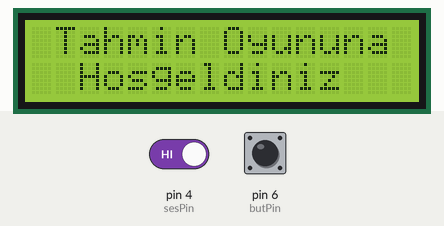
Simulated run of this sketch. Board: Arduino Uno, built with avr-gcc and run on an emulated ATmega328P. On the bench: 16×2 character LCD. The test bench sets the inputs (shaded band); at power-on: pin 6 (butPin) LOW, pin 4 (sesPin) HIGH. Random numbers use the default seed unless the sketch sets one; what the sketch prints to the serial monitor is not drawn.

Above: at 1.2 s.
1.3 s: pin 6 (butPin) pulled HIGH for 0.15 s
At 2.9 s:
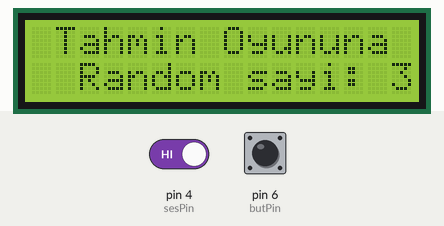
4.4 s: pin 4 (sesPin) driven LOW
7.4 s: pin 6 (butPin) pulled HIGH for 1 s
At 8.8 s:
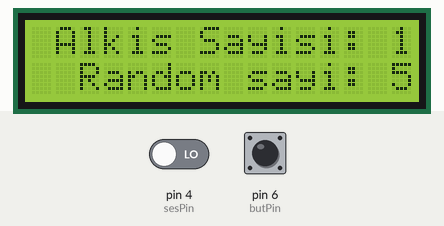
11.4 s: pin 4 (sesPin) driven HIGH
14.4 s: pin 6 (butPin) pulled HIGH for 0.15 s
At 15.2 s:
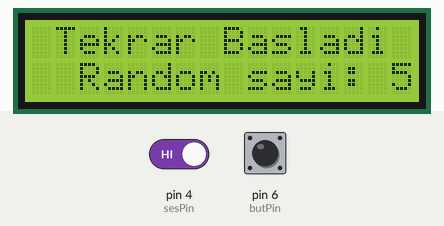
Timing chart, 0 to 17.4 s (numbered marks = the images above; inputs shaded):
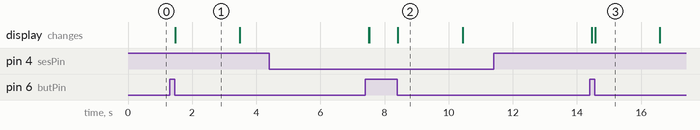

The sketch:

sketch_mar9a.ino
```cpp
#include <LiquidCrystal_I2C.h>

LiquidCrystal_I2C lcd(0x27,16,2);

int sesPin=4;
int sesDurum=0;

int butPin=6;
int butDurum=0;

int randomSayilar;
int sayac=0;
void setup() {
  Serial.begin(9600);
  pinMode(sesPin,INPUT);
  pinMode(butPin,INPUT);
  lcd.init();
  lcd.backlight();

  randomSeed(analogRead(A1));
  lcd.setCursor(1,0);
  lcd.print("Tahmin Oyununa");
  lcd.setCursor(2,1);
  lcd.print("Hosgeldiniz");


}


void loop() {
  sesDurum=digitalRead(sesPin);
  butDurum=digitalRead(butPin);
  randomSayilar=random(1,7);


  if(sesDurum==0)
  {
    sayac++;
    lcd.clear();
    lcd.setCursor(1,0);
    lcd.print("Alkis Sayisi: ");
    lcd.println(sayac);


    delay(100);
  }

  if(butDurum==1)
  {
    while(digitalRead(butPin));
    Serial.print("Random Sayi: ");
    Serial.println(randomSayilar);
    lcd.setCursor(2,1);

    lcd.print("Random sayi: ");
    lcd.println(randomSayilar);

    Serial.print("Alkis Adet: ");
    Serial.println(sayac);


    delay(2000);
    lcd.clear();

    if(sayac==randomSayilar)
    {
      lcd.setCursor(3,0);
      lcd.print("Tebrikler");
      lcd.setCursor(3,1);
      lcd.print("Kazandiniz");
      Serial.println("Tebrikler Kazandiniz");
    }
    else
    {
      lcd.setCursor(4,0);
      lcd.print("Maalesef");
      lcd.setCursor(3,1);
      lcd.print("Kaybettiniz");
      Serial.println("Maalesef Kaybettiniz");

    }


    sayac=0;
    randomSayilar=random(1,7);
    delay(4000);
    lcd.clear();
    lcd.setCursor(1,0);
    lcd.print("Tekrar Basladi");
  }

}
```

Measured:
- after the input at 1.3 s, the display: changes after 0.17 s (image 1)
- after the input at 4.4 s, every drawn part: stays the same
- after the input at 11.4 s, every drawn part: stays the same
- what the display in image 1 shows lasts 2.0 s, from 1.5 s to 3.5 s
